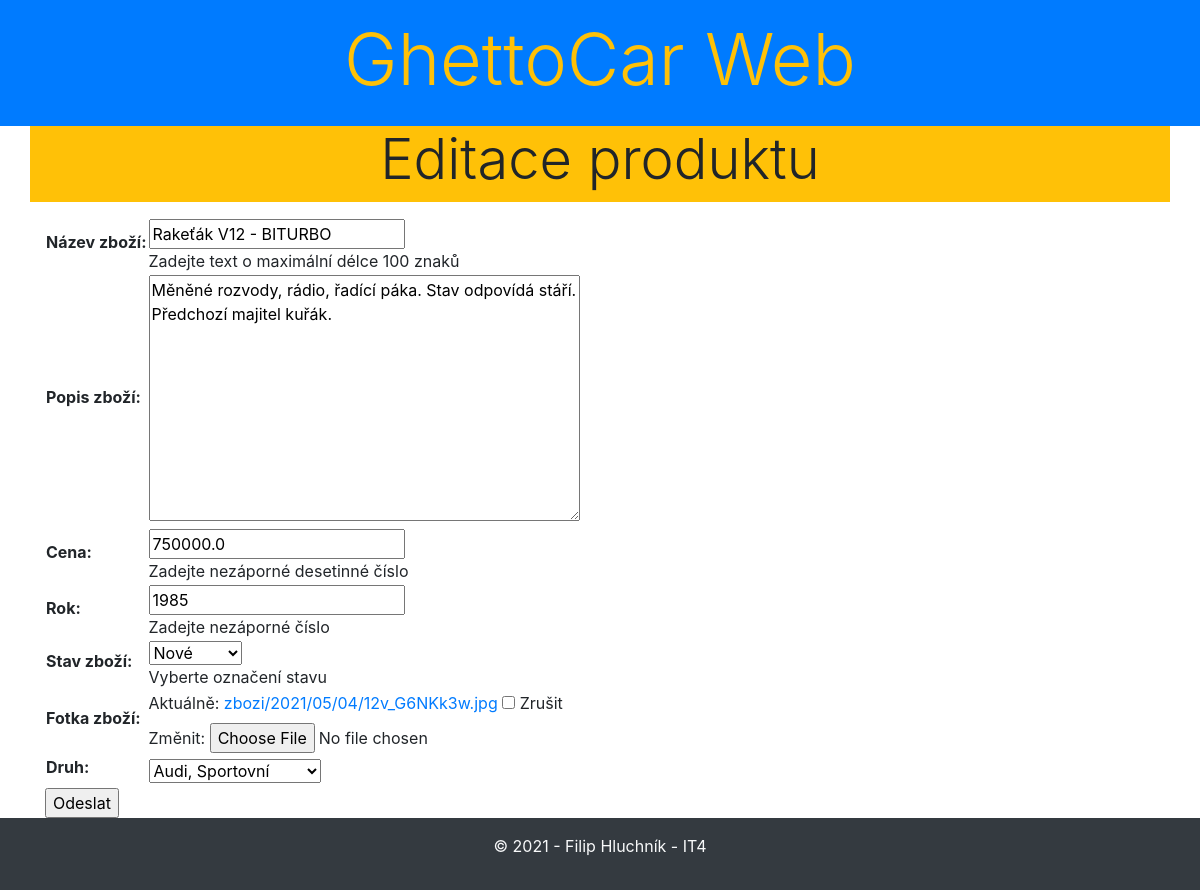
The page /bazar/zbozi/1/update/ on the database its author committed.
### bazar/models.py (models this page shows, shortened)
class Zbozi(models.Model):
    nazev = models.CharField(max_length=100, verbose_name="Název zboží", help_text='Zadejte text o maximální délce 100 znaků')
    popis = models.TextField(blank=True, null=True, verbose_name="Popis zboží")
    cena = models.FloatField(validators=[MinValueValidator(0.0)], null=True, help_text="Zadejte nezáporné desetinné číslo", verbose_name="Cena")
    rok = models.IntegerField(null=True, help_text="Zadejte nezáporné číslo", verbose_name="Rok")
    STAV = (
        (1, '>200000'),
        (2, '<200000'),
        (3, '<100000'),
        (4, '<50000'),
        (5, 'Nové'),
    )
    stav = models.IntegerField(choices=STAV, blank=True, default=3, verbose_name="Stav zboží", help_text='Vyberte označení stavu')
    foto = models.ImageField(upload_to='zbozi/%Y/%m/%d/', blank=True, null=True, verbose_name="Fotka zboží")
    druh = models.ForeignKey(Druh, on_delete=models.RESTRICT)
    class Meta:
        ordering = ["-cena", "nazev"]
        verbose_name = 'Zboží'
        verbose_name_plural = 'Zboží'

### bazar/views.py (the view)
# urls.py: path('zbozi/<int:pk>/update/', views.ZboziUpdate.as_view(), name='zbozi-update'),
class ZboziUpdate(UpdateView):
    model = Zbozi
    fields = '__all__' # Not recommended (potential security issue if more fields added)

### bazar/models.py (called while the page is built)
    def __str__(self):
        return f"{self.oznaceni_druhu}, {self.oblast}"

### bazar/templates/bazar/zbozi_form.html (shortened to what this page needs)
{% extends "base.html" %}
{% block content %}
<div class="row mb-3">
    <div class="col-sm-12 bg-warning">
        <h2 class="display-4 text-center">Editace produktu</h2>
    </div>
</div>
<div class="row">
  <div class="col-12">
    <form action="" method="post" enctype="multipart/form-data">
      <table>
      {{ form.as_table }}
      </table>
      <input type="submit" value="Odeslat">
    </form>
  </div>
</div>
{% endblock %}

### rows shown on the page
Zbozi: nazev "Rakeťák V12 - BITURBO", popis "Měněné rozvody, rádio, řadící páka. Stav odpovídá stáří. Předchozí majitel kuřák.", cena "750000.0", rok "1985", stav "Nové", druh "Audi, Sportovní"
